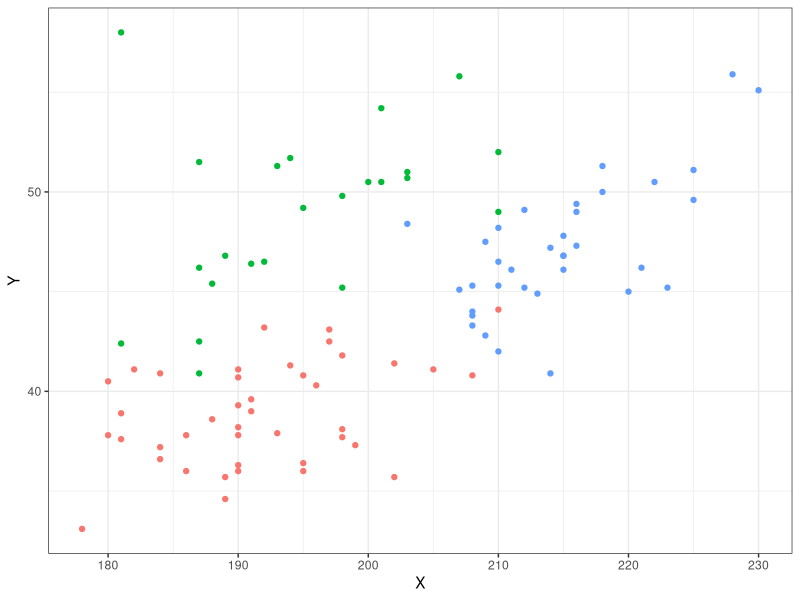

Generate this figure with R:
## ---- chunk 1
library(magrittr)
library(tidyverse)
library(palmerpenguins)

penguins %>% sample_n(100) %>%  
  ggplot(aes(x = flipper_length_mm, y = bill_length_mm, color = species)) +
  geom_point() +
  xlab("X") + ylab("Y") +
  guides(color = FALSE) +
  theme_bw()

## ---- chunk 2
library(palmerpenguins)
library(MASS)
library(tidyverse)
select <- dplyr::select
penguins <- penguins |> drop_na()
x_lda <- penguins |> lda(species ~ bill_length_mm + 
                                   bill_depth_mm + 
                                   flipper_length_mm + 
                                   body_mass_g,
                         data = _)


## ---- chunk 3

new_df <- penguins |> select(bill_length_mm,
                           bill_depth_mm,
                          flipper_length_mm,
                         body_mass_g)
x_lda_predict <- x_lda |> predict(new_df)

## ---- chunk 4
#table(penguins$species, x_lda_predict$class)
## ---- chunk 5
x_qda <- penguins |> qda(species ~ bill_length_mm + 
                                   bill_depth_mm + 
                                   flipper_length_mm + 
                                   body_mass_g,
                         data = _)

## ---- chunk 6
x_qda_predict <- x_qda |>  predict(penguins |>
                                     select(bill_length_mm, 
                                            bill_depth_mm,
                                            flipper_length_mm,
                                            body_mass_g))
## ---- chunk 7
table(penguins$species, x_qda_predict$class)
## ---- chunk 8
library(e1071)
x_nb <- penguins |>  naiveBayes(species ~ bill_length_mm +
                                             bill_depth_mm + 
                                             flipper_length_mm + 
                                             body_mass_g, 
                                   data = _)
## ---- chunk 9
x_nb_predict <- x_nb  |>  predict(penguins |>
                                     select(bill_length_mm, 
                                            bill_depth_mm,
                                            flipper_length_mm,
                                            body_mass_g))
## ---- chunk 10
table(penguins$species, x_nb_predict)
